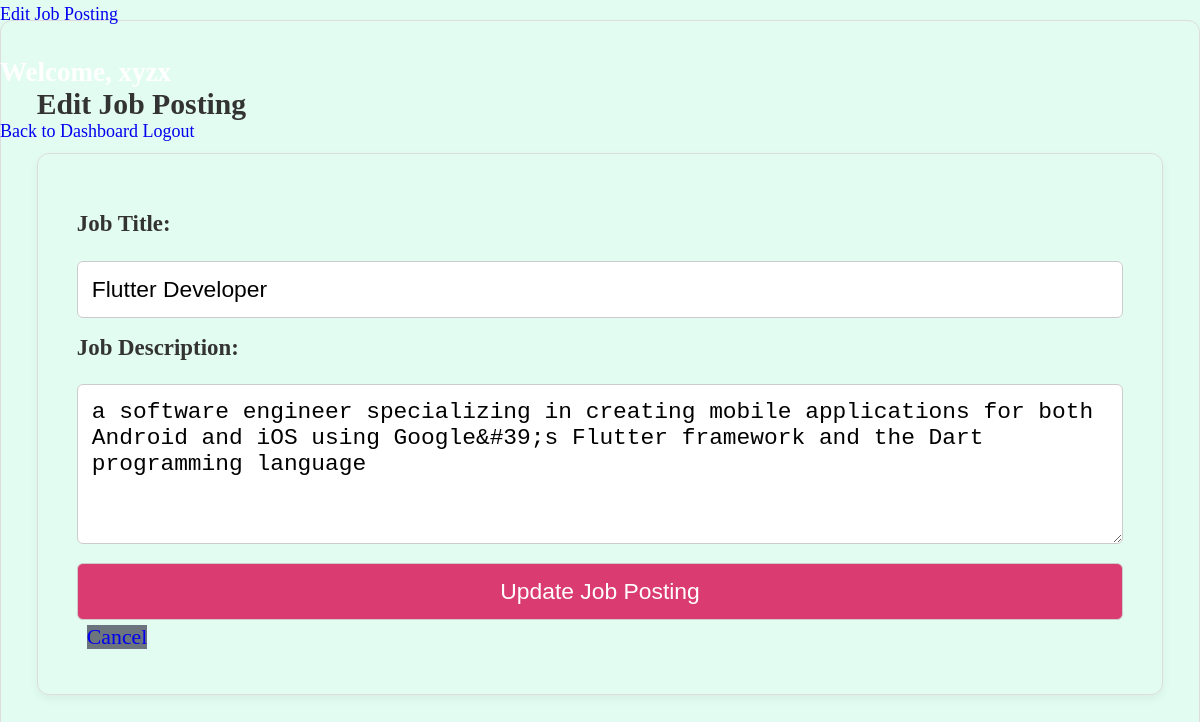
The page /edit_job/3 (signed in) on the database its author committed.
### tables this page shows
CREATE TABLE job_postings (
                      id INTEGER PRIMARY KEY,
                      title TEXT,
                      description TEXT,
                      admin_id INTEGER,
                      FOREIGN KEY (admin_id) REFERENCES users (id) ON DELETE CASCADE);

### app.py (the view)
@app.route('/edit_job/<int:job_id>', methods=['POST', 'GET'])
def edit_job(job_id):
    if 'user_id' not in session or session['role'] != 'admin':
        return redirect(url_for('login'))
    conn = connect_db()
    cursor = conn.cursor()
    cursor.execute("SELECT * FROM job_postings WHERE id=? AND admin_id=?", (job_id, session['user_id']))
    job_posting = cursor.fetchone()
    conn.close()
    if not job_posting:
        flash("You don't have permission to edit this job posting.", 'error')
        return redirect(url_for('admin_dashboard'))
    form = EditJobForm()
    if request.method == 'POST' and form.validate_on_submit():
        title = form.title.data
        description = form.description.data
        conn = connect_db()
        cursor = conn.cursor()
        cursor.execute("UPDATE job_postings SET title=?, description=? WHERE id=?", (title, description, job_id))
        conn.commit()
        conn.close()
        flash('Job posting updated successfully!', 'success')
        return redirect(url_for('admin_dashboard'))
    elif request.method == 'POST':
        flash('Please correct the errors in your job posting.', 'error')
        return render_template('edit_job.html', form=form, job_id=job_id, current_job=job_posting)
    else:
        return render_template('edit_job.html', form=form, job_id=job_id, current_job=job_posting)

### forms.py
class EditJobForm(FlaskForm):
    title = StringField('Job Title', validators=[DataRequired(), Length(min=5, max=100)])
    description = TextAreaField('Job Description', validators=[DataRequired(), Length(min=10, max=1000)])
    submit = SubmitField('Update Job Posting')

### app.py (called while the page is built)
def connect_db():
    conn = sqlite3.connect('job_applications.db')
    conn.execute('PRAGMA foreign_keys = ON')
    return conn

### templates/edit_job.html (shortened to what this page needs)
<!DOCTYPE html>
<html lang="en">
<head>
    <link rel="stylesheet" href="{{ url_for('static', filename='css/styles.css') }}">
</head>
<body>
    <nav style="height:20px;">
        <a class="brand" href="#">Edit Job Posting</a>
        <h2 style="color: white;">Welcome, {{ session.username }}</h2>
        <div class="nav-links">
            <a href="{{ url_for('admin_dashboard') }}">Back to Dashboard</a>
            <a href="{{ url_for('logout') }}" class="button">Logout</a>
        </div>
    </nav>
    <section class="job-posting">
        <h2>Edit Job Posting</h2>
        <form action="{{ url_for('edit_job', job_id=job_id) }}" method="post">
            <div>
                <label for="title">Job Title:</label>
                {{ form.title(placeholder="Job Title", required=true, value=current_job[1]) }}
            </div>
            <div>
                <label for="description">Job Description:</label>
                {{ form.description(placeholder="Job Description", rows="5", required=true) }}
            </div>
            <div>
                <button type="submit" class="button">Update Job Posting</button>
                <a href="{{ url_for('admin_dashboard') }}" class="button" style="background-color: #6c757d; margin-left: 10px;">Cancel</a>
            </div>
        </form>
    </section>
</body>
</html>

### static/css/styles.css (style rules this page uses)
body { background: #e3fcf2; margin: 0; padding: 0; color: #333; font-size: 18px; line-height: 1.6; }
.job-posting, .job-posting form { border: 1px solid #ddd; padding: 1.8em; margin-bottom: 1.5em; background: #e3fcf2; border-radius: 12px; box-shadow: 0 4px 10px rgba(0,0,0,0.05); font-size: 1.1em; }
.job-posting form input, .job-posting form textarea, .job-posting form button { display: block; width: 100%; margin-top: 0.8em; padding: 14px; font-size: 1.05em; border-radius: 6px; border: 1px solid #ccc; transition: border-color 0.3s ease, box-shadow 0.3s ease; }
input[type="text"], input[type="email"], input[type="password"], textarea { box-sizing: border-box; }
button { margin-top: 1em; background: #da3b70; color: white; border: none; border-radius: 6px; cursor: pointer; padding: 14px 18px; font-size: 1.1em; transition: background 0.3s ease, transform 0.1s ease; }
label { font-weight: bold; margin-top: 12px; display: inline-block; font-size: 1.05em; }
a { text-decoration: none; }

### rows shown on the page
job_postings: title "Flutter Developer", description "a software engineer specializing in creating mobile applications for both Android and iOS using Google&#39;s Flutter framework and the Dart programming language"
